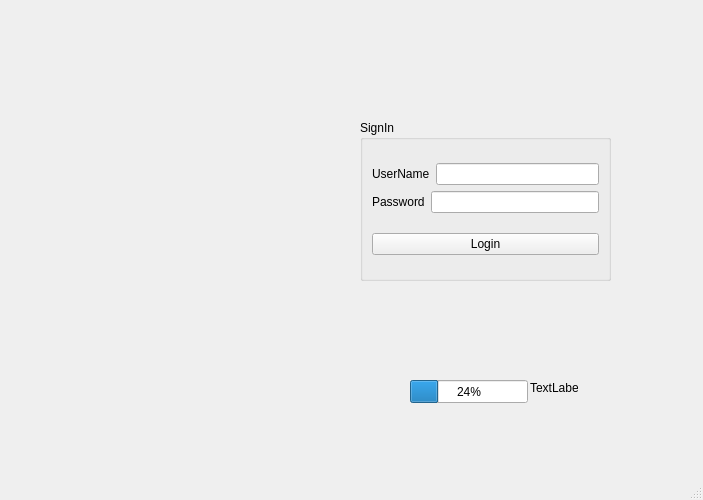
<?xml version="1.0" encoding="UTF-8"?>
<ui version="4.0">
 <class>MainWindow</class>
 <widget class="QMainWindow" name="MainWindow">
  <property name="geometry">
   <rect>
    <x>0</x>
    <y>0</y>
    <width>703</width>
    <height>500</height>
   </rect>
  </property>
  <property name="windowTitle">
   <string>MainWindow</string>
  </property>
  <widget class="QWidget" name="centralwidget">
   <widget class="QGroupBox" name="groupBox">
    <property name="geometry">
     <rect>
      <x>360</x>
      <y>120</y>
      <width>251</width>
      <height>161</height>
     </rect>
    </property>
    <property name="title">
     <string>SignIn</string>
    </property>
    <layout class="QVBoxLayout" name="verticalLayout_2">
     <item>
      <layout class="QVBoxLayout" name="verticalLayout">
       <item>
        <layout class="QHBoxLayout" name="horizontalLayout">
         <item>
          <widget class="QLabel" name="label">
           <property name="text">
            <string>UserName</string>
           </property>
          </widget>
         </item>
         <item>
          <widget class="QLineEdit" name="lineEdit_username"/>
         </item>
        </layout>
       </item>
       <item>
        <layout class="QHBoxLayout" name="horizontalLayout_2">
         <item>
          <widget class="QLabel" name="label_2">
           <property name="text">
            <string>Password</string>
           </property>
          </widget>
         </item>
         <item>
          <widget class="QLineEdit" name="lineEdit_password"/>
         </item>
        </layout>
       </item>
      </layout>
     </item>
     <item>
      <widget class="QPushButton" name="pushButton_Login">
       <property name="text">
        <string>Login</string>
       </property>
      </widget>
     </item>
    </layout>
   </widget>
   <widget class="QLabel" name="label_pic">
    <property name="geometry">
     <rect>
      <x>50</x>
      <y>90</y>
      <width>241</width>
      <height>251</height>
     </rect>
    </property>
    <property name="text">
     <string/>
    </property>
   </widget>
   <widget class="QLabel" name="label_3">
    <property name="geometry">
     <rect>
      <x>530</x>
      <y>380</y>
      <width>48</width>
      <height>16</height>
     </rect>
    </property>
    <property name="text">
     <string>TextLabel</string>
    </property>
   </widget>
   <widget class="QProgressBar" name="progressBar">
    <property name="geometry">
     <rect>
      <x>410</x>
      <y>380</y>
      <width>118</width>
      <height>23</height>
     </rect>
    </property>
    <property name="value">
     <number>24</number>
    </property>
   </widget>
  </widget>
  <widget class="QMenuBar" name="menubar">
   <property name="geometry">
    <rect>
     <x>0</x>
     <y>0</y>
     <width>703</width>
     <height>22</height>
    </rect>
   </property>
  </widget>
  <widget class="QStatusBar" name="statusbar"/>
 </widget>
 <resources/>
 <connections/>
</ui>
